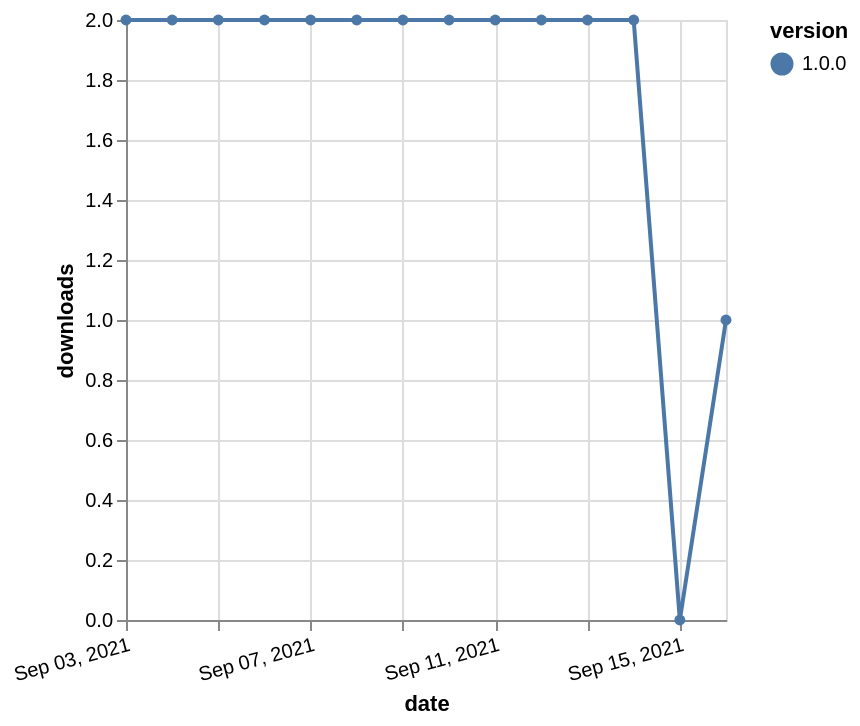

Specify this chart in Vega-Lite:
### Vega-Lite specification from a JSON file in a GitHub repository (floating-point values rounded to 4 significant figures)
{"$schema": "https://vega.github.io/schema/vega-lite/v5.json", "description": "A simple bar chart with embedded data.", "data": {"values": [{"date": "2021-09-03", "total": 2680, "delta": 2, "version": "1.0.0"}, {"date": "2021-09-04", "total": 2682, "delta": 2, "version": "1.0.0"}, {"date": "2021-09-05", "total": 2684, "delta": 2, "version": "1.0.0"}, {"date": "2021-09-06", "total": 2686, "delta": 2, "version": "1.0.0"}, {"date": "2021-09-07", "total": 2688, "delta": 2, "version": "1.0.0"}, {"date": "2021-09-08", "total": 2690, "delta": 2, "version": "1.0.0"}, {"date": "2021-09-09", "total": 2692, "delta": 2, "version": "1.0.0"}, {"date": "2021-09-10", "total": 2694, "delta": 2, "version": "1.0.0"}, {"date": "2021-09-11", "total": 2696, "delta": 2, "version": "1.0.0"}, {"date": "2021-09-12", "total": 2698, "delta": 2, "version": "1.0.0"}, {"date": "2021-09-13", "total": 2700, "delta": 2, "version": "1.0.0"}, {"date": "2021-09-14", "total": 2702, "delta": 2, "version": "1.0.0"}, {"date": "2021-09-15", "total": 2702, "delta": 0, "version": "1.0.0"}, {"date": "2021-09-16", "total": 2703, "delta": 1, "version": "1.0.0"}]}, "width": "container", "mark": {"type": "line", "point": {"filled": true}}, "encoding": {"x": {"field": "date", "type": "temporal", "timeUnit": "yearmonthdate", "title": "date", "axis": {"labelAngle": -15}}, "y": {"field": "delta", "type": "quantitative", "title": "downloads"}, "color": {"field": "version", "type": "nominal"}, "tooltip": {"field": "delta"}}}
